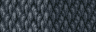

Rendered tile map (Tiled .tmx) drawn with the repository's tilesets; below, a short description and the full map source, tile grids included:
An orthogonal 6x2 tile map with 16x16 px tiles, 1 tile layer (Vrstva dlaždic 1), 2 tilesets.

<map version="1.0" tiledversion="1.1.6" orientation="orthogonal" renderorder="right-down" width="6" height="2" tilewidth="16" tileheight="16" infinite="0" nextobjectid="1">
 <tileset firstgid="1" name="ff4_outside02" tilewidth="16" tileheight="16" tilecount="960" columns="30">
  <image source="ff4_outside02.png" width="480" height="512" />
 </tileset>
 <tileset firstgid="961" name="ff4a_ouside01" tilewidth="16" tileheight="16" tilecount="736" columns="32">
  <image source="ff4a_ouside01.png" width="512" height="376" />
 </tileset>
 <layer name="Vrstva dlaždic 1" width="6" height="2">
  <data encoding="csv">
433,434,435,515,516,516,
463,464,465,545,546,546
</data>
 </layer>
</map>
